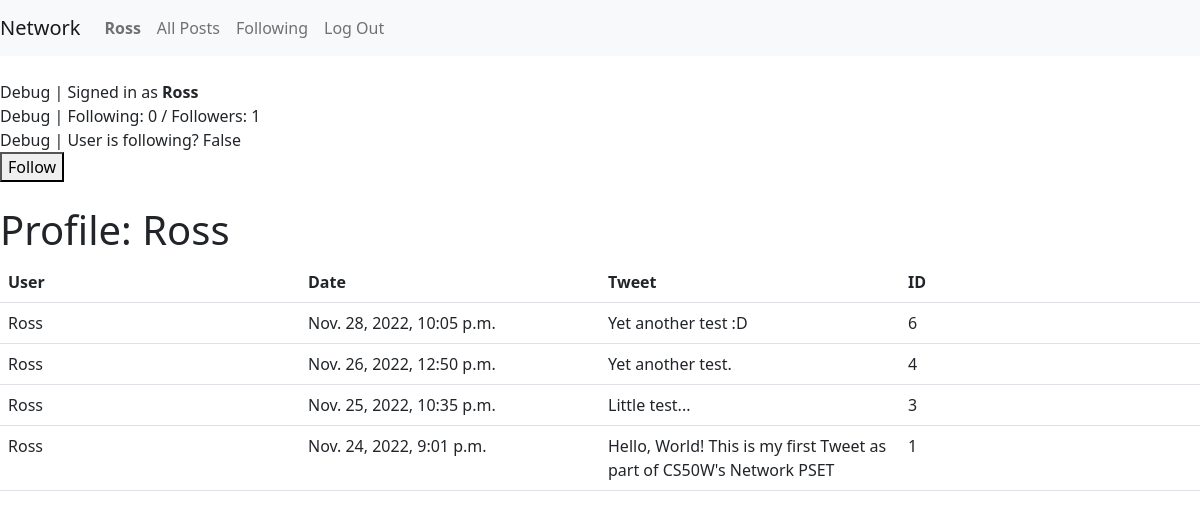
The page /profile/1 (signed in) on the database as committed earlier.
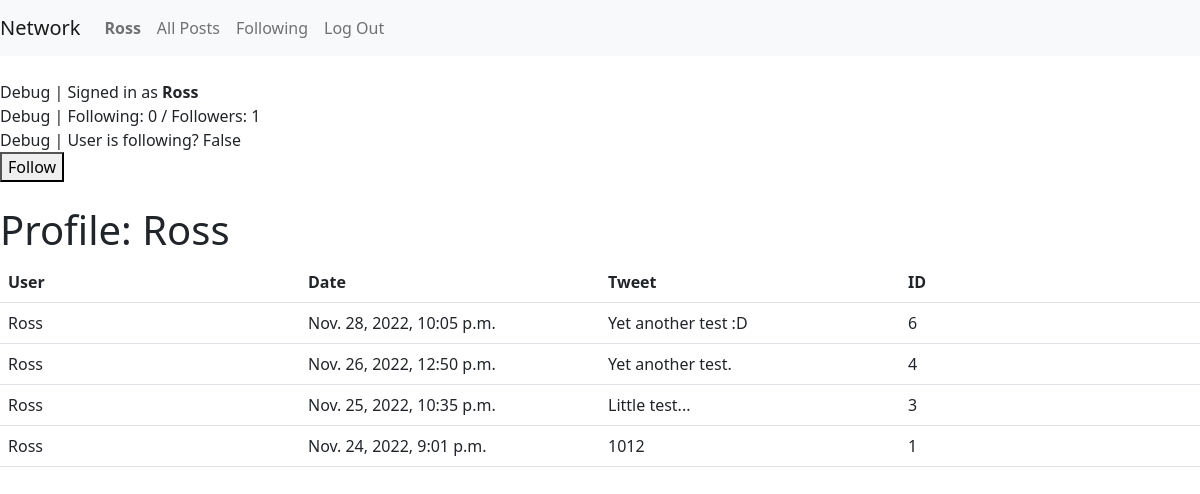
The same page on the database as committed later.
### network/models.py (models this page shows)
class Tweet(models.Model):
    author = models.ForeignKey(User, on_delete=models.CASCADE)
    tweetText = models.CharField(max_length=255)
    posted = models.DateTimeField(auto_now_add=True)
    like = models.ManyToManyField(User, blank=True, related_name="likes")
    def __str__(self):
        return f"{self.author} tweeted: {self.tweetText}"

class User(AbstractUser):
    pass

### network/views.py (the view)
# urls.py: path("profile/<int:user_id>", views.profile, name="profile"),
def profile(request, user_id):
    profile = User.objects.get(id=user_id)
    if Follow.objects.filter(user=user_id, followed_by=request.user).exists():
        print("ya")
        following_status = True
    else:
        print("na")
        following_status = False
    followList = []
    following = request.user.following.all()
    for x in following:
        followList.append(x.user.id)
    profile = User.objects.get(id=user_id)
    if profile.id in followList:
        print("You are following")
    else:
        print("You are NOT following")
    tweets = Tweet.objects.filter(author=user_id).order_by('-posted')
    print(tweets)
    return render(request, "network/profile.html", {
        "x": profile.username,
        "tweets": tweets,
        "following": profile.following.all().count(),
        "followedBy": Follow.objects.filter(user=user_id).count(),
        "following_status": following_status
    })

### network/templates/network/profile.html (shortened to what this page needs)
{% extends "network/layout.html" %}
{% block body %}
<br>
Debug | Signed in as <strong>{{ user.username }}</strong>
<br>
Debug | Following: {{ following }} / Followers: {{ followedBy }}
<br>
Debug | User is following? {{ following_status }}
<br>
{% if following_status == True %}
<button type="button" onclick="followUnfollow()">Unfollow</button>
{% elif following_status == False %}
<button type="button" onclick="followUnfollow()">Follow</button>
{% endif %}
<br>
<br>
<h1>Profile: {{x}}</h1>
<table class="table">
  <thead>
  <tr>
    <th>User</th>
    <th>Date</th>
    <th>Tweet</th>
    <th>ID</th>
</tr>
</thead>
{% for tweet in tweets %}
<tr>
  <td>{{tweet.author}}</td>
  <td>{{tweet.posted}}</td>
  <td>{{tweet.tweetText}}</td>
  <td>{{tweet.id}}</td>
  </tr>
  {% endfor %}
</table>
{% endblock %}

Rows that differ between the two databases and show on the page:
changed Tweet "Nov. 24, 2022, 9:01 p.m.": tweetText "Hello, World! This is my first Tweet as part of CS50W's Network PSET" → "1012"
